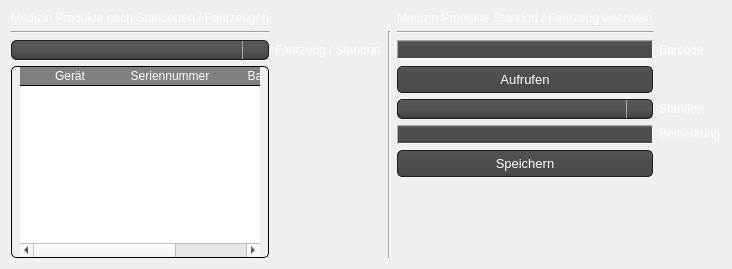
      <widget class="QWidget" name="tab_17">
       <attribute name="title">
        <string>MPG</string>
       </attribute>
       <layout class="QGridLayout" name="gridLayout_30">
        <item row="4" column="4">
         <widget class="QLabel" name="label_92">
          <property name="text">
           <string>&lt;html&gt;&lt;head/&gt;&lt;body&gt;&lt;p&gt;&lt;span style=&quot; color:#ffffff;&quot;&gt;Standort&lt;/span&gt;&lt;/p&gt;&lt;/body&gt;&lt;/html&gt;</string>
          </property>
         </widget>
        </item>
        <item row="3" column="3">
         <widget class="QPushButton" name="mpg_user_geraete_aufrufen_btn">
          <property name="styleSheet">
           <string notr="true">QPushButton{
   background-color: QLinearGradient( x1: 0, y1: 0, x2: 0, y2: 1, stop: 0 #565656, stop: 0.1 #525252, stop: 0.5 #4e4e4e, stop: 0.9 #4a4a4a, stop: 1 #464646);
  	border-style: solid;
    border: 1px solid #1e1e1e;
    border-radius: 5;
    padding: 1px 0px 1px 20px;
    font: 13px;
    min-width: 10em;
    padding: 5px;
	color: white;
}
QPushButton:hover{
	background-color: QLinearGradient( x1: 0, y1: 0, x2: 0, y2: 1, stop: 0 #565656, stop: 0.1 #525252, stop: 0.5 #4e4e4e, stop: 0.9 #4a4a4a, stop: 1 #464646);
  	border-style: solid;
    border: 1px solid rgb(59, 204, 179);
    border-radius: 5;
    padding: 1px 0px 1px 20px;
    font: 13px;
    min-width: 10em;
    padding: 5px;
	color: white;
}
QPushButton:pressed {
background-color: rgb(130, 152, 152);
  	border-style: solid;
    border: 1px solid #1EFFFF;
    border-radius: 5;
    padding: 1px 0px 1px 20px;
    font: 13px;
    min-width: 10em;
    padding: 5px;
	color: white;

}</string>
          </property>
          <property name="text">
           <string>Aufrufen</string>
          </property>
         </widget>
        </item>
        <item row="2" column="1">
         <widget class="QLabel" name="label_91">
          <property name="styleSheet">
           <string notr="true"/>
          </property>
          <property name="text">
           <string>&lt;html&gt;&lt;head/&gt;&lt;body&gt;&lt;p&gt;&lt;span style=&quot; color:#ffffff;&quot;&gt;Fahrzeug / Standort&lt;/span&gt;&lt;/p&gt;&lt;/body&gt;&lt;/html&gt;</string>
          </property>
         </widget>
        </item>
        <item row="2" column="0">
         <widget class="QComboBox" name="mpg_Fahrzeuge_combo">
          <property name="styleSheet">
           <string notr="true">QComboBox
{
    subcontrol-origin: padding;
    subcontrol-position: top right;
    selection-background-color: #111;
    selection-color: white;

    background-color: #464646;
    border-style: solid;
    border: 1px solid #1e1e1e;
    border-radius: 5;
    padding: 1px 0px 1px 20px;
}


QComboBox:hover, QPushButton:hover
{
    border: 1px solid teal;

}

QComboBox:editable {
    background: red;
    color: white;
}

QComboBox:on
{
    padding-top: 0px;
    padding-left: 0px;

    background-color: QLinearGradient( x1: 0, y1: 0, x2: 0, y2: 1, stop: 0 #2d2d2d, stop: 0.1 #2b2b2b, stop: 0.5 #292929, stop: 0.9 #282828, stop: 1 #252525);
    selection-background-color: rgb(67, 131, 202);
}

QComboBox:!on
{

    background-color: QLinearGradient( x1: 0, y1: 0, x2: 0, y2: 1, stop: 0 #666, stop: 0.1 #555, stop: 0.5 #555, stop: 0.9 #444, stop: 1 #333);
}

QComboBox QAbstractItemView
{
    border: 2px solid darkgray;
    color: black;
    selection-background-color: QLinearGradient( x1: 0, y1: 0, x2: 0, y2: 1, stop: 0 #111, stop: 1 #333);
}

QComboBox::drop-down
{
     subcontrol-origin: padding;
     subcontrol-position: top right;
     width: 15px;

     border-left-width: 1px;
     border-left-color: darkgray;
     border-left-style: solid; /* just a single line */
     border-top-right-radius: 3px; /* same radius as the QComboBox */
     border-bottom-right-radius: 3px;
     padding-left: 10px;
 }


</string>
          </property>
         </widget>
        </item>
        <item row="3" column="0" rowspan="5">
         <widget class="QTableWidget" name="mpg_geraete_tabelle_fahrzeug">
          <property name="styleSheet">
           <string notr="true">QTableView {
border: 1px solid black;
border-radius: 5px;
padding: 0 8px;
font-size: 13px;
color: white;
gridline-color: #807F81;

}
QHeaderView::section{
border-style: none;
Color: white;
gridline-color: #807F81;
background-color: #807F81;
border-bottom: 1px solid black;
}
QTableView::item{


border-bottom : 1px solid black;
gridline-color: #807F81;
}</string>
          </property>
          <property name="editTriggers">
           <set>QAbstractItemView::NoEditTriggers</set>
          </property>
          <attribute name="horizontalHeaderCascadingSectionResizes">
           <bool>true</bool>
          </attribute>
          <attribute name="horizontalHeaderStretchLastSection">
           <bool>true</bool>
          </attribute>
          <attribute name="verticalHeaderVisible">
           <bool>false</bool>
          </attribute>
          <attribute name="verticalHeaderHighlightSections">
           <bool>true</bool>
          </attribute>
          <column>
           <property name="text">
            <string>Gerät</string>
           </property>
          </column>
          <column>
           <property name="text">
            <string>Seriennummer</string>
           </property>
          </column>
          <column>
           <property name="text">
            <string>Barcode</string>
           </property>
          </column>
         </widget>
        </item>
        <item row="1" column="3">
         <widget class="Line" name="line_32">
          <property name="orientation">
           <enum>Qt::Horizontal</enum>
          </property>
         </widget>
        </item>
        <item row="0" column="0">
         <widget class="QLabel" name="label_88">
          <property name="maximumSize">
           <size>
            <width>16777215</width>
            <height>30</height>
           </size>
          </property>
          <property name="text">
           <string>&lt;html&gt;&lt;head/&gt;&lt;body&gt;&lt;p&gt;&lt;span style=&quot; color:#ffffff;&quot;&gt;Medizin Produkte nach Standorten / Fahrzeugen&lt;/span&gt;&lt;/p&gt;&lt;/body&gt;&lt;/html&gt;</string>
          </property>
         </widget>
        </item>
        <item row="6" column="3">
         <widget class="QPushButton" name="mpg_user_geraete_speichern_btn">
          <property name="styleSheet">
           <string notr="true">QPushButton{
   background-color: QLinearGradient( x1: 0, y1: 0, x2: 0, y2: 1, stop: 0 #565656, stop: 0.1 #525252, stop: 0.5 #4e4e4e, stop: 0.9 #4a4a4a, stop: 1 #464646);
  	border-style: solid;
    border: 1px solid #1e1e1e;
    border-radius: 5;
    padding: 1px 0px 1px 20px;
    font: 13px;
    min-width: 10em;
    padding: 5px;
	color: white;
}
QPushButton:hover{
	background-color: QLinearGradient( x1: 0, y1: 0, x2: 0, y2: 1, stop: 0 #565656, stop: 0.1 #525252, stop: 0.5 #4e4e4e, stop: 0.9 #4a4a4a, stop: 1 #464646);
  	border-style: solid;
    border: 1px solid rgb(59, 204, 179);
    border-radius: 5;
    padding: 1px 0px 1px 20px;
    font: 13px;
    min-width: 10em;
    padding: 5px;
	color: white;
}
QPushButton:pressed {
background-color: rgb(130, 152, 152);
  	border-style: solid;
    border: 1px solid #1EFFFF;
    border-radius: 5;
    padding: 1px 0px 1px 20px;
    font: 13px;
    min-width: 10em;
    padding: 5px;
	color: white;

}</string>
          </property>
          <property name="text">
           <string>Speichern</string>
          </property>
         </widget>
        </item>
        <item row="1" column="0">
         <widget class="Line" name="line_30">
          <property name="orientation">
           <enum>Qt::Horizontal</enum>
          </property>
         </widget>
        </item>
        <item row="2" column="4">
         <widget class="QLabel" name="label_89">
          <property name="text">
           <string>&lt;html&gt;&lt;head/&gt;&lt;body&gt;&lt;p&gt;&lt;span style=&quot; color:#ffffff;&quot;&gt;Barcode&lt;/span&gt;&lt;/p&gt;&lt;/body&gt;&lt;/html&gt;</string>
          </property>
         </widget>
        </item>
        <item row="0" column="3">
         <widget class="QLabel" name="label_90">
          <property name="text">
           <string>&lt;html&gt;&lt;head/&gt;&lt;body&gt;&lt;p&gt;&lt;span style=&quot; color:#ffffff;&quot;&gt;Medizin Produkte Standort / Fahrzeug wechseln&lt;/span&gt;&lt;/p&gt;&lt;/body&gt;&lt;/html&gt;</string>
          </property>
         </widget>
        </item>
        <item row="4" column="3">
         <widget class="QComboBox" name="mpg_user_geraete_standort_combo">
          <property name="styleSheet">
           <string notr="true">QComboBox
{
    subcontrol-origin: padding;
    subcontrol-position: top right;
    selection-background-color: #111;
    selection-color: white;

    background-color: #464646;
    border-style: solid;
    border: 1px solid #1e1e1e;
    border-radius: 5;
    padding: 1px 0px 1px 20px;
}


QComboBox:hover, QPushButton:hover
{
    border: 1px solid teal;

}

QComboBox:editable {
    background: red;
    color: white;
}

QComboBox:on
{
    padding-top: 0px;
    padding-left: 0px;

    background-color: QLinearGradient( x1: 0, y1: 0, x2: 0, y2: 1, stop: 0 #2d2d2d, stop: 0.1 #2b2b2b, stop: 0.5 #292929, stop: 0.9 #282828, stop: 1 #252525);
    selection-background-color: rgb(67, 131, 202);
}

QComboBox:!on
{

    background-color: QLinearGradient( x1: 0, y1: 0, x2: 0, y2: 1, stop: 0 #666, stop: 0.1 #555, stop: 0.5 #555, stop: 0.9 #444, stop: 1 #333);
}

QComboBox QAbstractItemView
{
    border: 2px solid darkgray;
    color: black;
    selection-background-color: QLinearGradient( x1: 0, y1: 0, x2: 0, y2: 1, stop: 0 #111, stop: 1 #333);
}

QComboBox::drop-down
{
     subcontrol-origin: padding;
     subcontrol-position: top right;
     width: 15px;

     border-left-width: 1px;
     border-left-color: darkgray;
     border-left-style: solid; /* just a single line */
     border-top-right-radius: 3px; /* same radius as the QComboBox */
     border-bottom-right-radius: 3px;
     padding-left: 10px;
 }


</string>
          </property>
         </widget>
        </item>
        <item row="2" column="3">
         <widget class="QLineEdit" name="mpg_user_geraete_barcode">
          <property name="styleSheet">
           <string notr="true">QLineEdit{ background-color: QLinearGradient( x1: 0, y1: 0, x2: 0, y2: 1, stop: 0 #929394, stop: 0.1 #525252, stop: 0.5 #4e4e4e, stop: 0.9 #4a4a4a, stop: 1 #464646);
border: 1px inset darkgrey;
border-radius: 10px;
padding: 0 8px;
selection-background-color: darkgray;
font-size: 13px;
color: white;
}
QLineEdit:focus { background-color: QLinearGradient( x1: 0, y1: 0, x2: 0, y2: 1, stop: 0 #ffffff, stop: 0.1 #bababa, stop: 0.5 #919191, stop: 0.9 #7a7a7a, stop: 1 #5b5b5b);}
</string>
          </property>
         </widget>
        </item>
        <item row="1" column="2" rowspan="7">
         <widget class="Line" name="line_31">
          <property name="orientation">
           <enum>Qt::Vertical</enum>
          </property>
         </widget>
        </item>
        <item row="5" column="3">
         <widget class="QLineEdit" name="mpg_user_bemerkung">
          <property name="styleSheet">
           <string notr="true">QLineEdit{ background-color: QLinearGradient( x1: 0, y1: 0, x2: 0, y2: 1, stop: 0 #929394, stop: 0.1 #525252, stop: 0.5 #4e4e4e, stop: 0.9 #4a4a4a, stop: 1 #464646);
border: 1px inset darkgrey;
border-radius: 10px;
padding: 0 8px;
selection-background-color: darkgray;
font-size: 13px;
color: white;
}
QLineEdit:focus { background-color: QLinearGradient( x1: 0, y1: 0, x2: 0, y2: 1, stop: 0 #ffffff, stop: 0.1 #bababa, stop: 0.5 #919191, stop: 0.9 #7a7a7a, stop: 1 #5b5b5b);}
</string>
          </property>
         </widget>
        </item>
        <item row="5" column="4">
         <widget class="QLabel" name="label_95">
          <property name="text">
           <string>&lt;html&gt;&lt;head/&gt;&lt;body&gt;&lt;p&gt;&lt;span style=&quot; color:#ffffff;&quot;&gt;Bemerkung&lt;/span&gt;&lt;/p&gt;&lt;/body&gt;&lt;/html&gt;</string>
          </property>
         </widget>
        </item>
       </layout>
      </widget>
